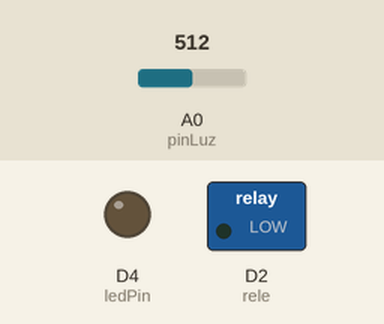
This sketch was run on a simulated ESP8266 (NodeMCU). Parts: switched loads named in the sketch (green lamp = pin HIGH), output pins drawn as LEDs (lit = HIGH). Dashed ring = blinking. Inputs (shaded band) come from the test bench; at power-on: A0 (pinLuz) = 512. WiFi joins after 1.5 s; servers stay silent unless stated; what the sketch prints to the serial monitor is not drawn.

Above: at 2.7 s.
2.8 s: A0 (pinLuz) set to 22
5.8 s: A0 (pinLuz) set to 18
At 6.7 s:
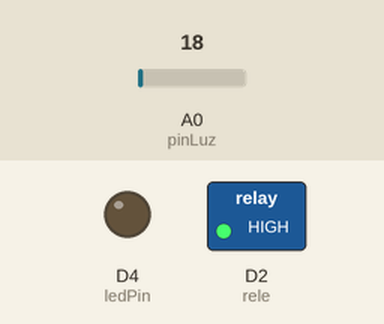
8.8 s: A0 (pinLuz) set to 1023
At 9.8 s:
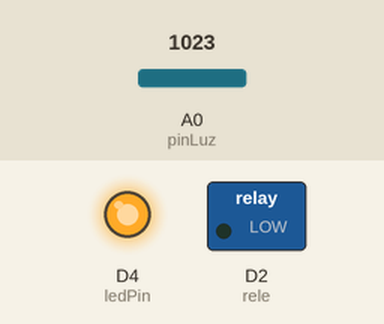
10.9 s: A0 (pinLuz) set to 10
At 12.2 s:
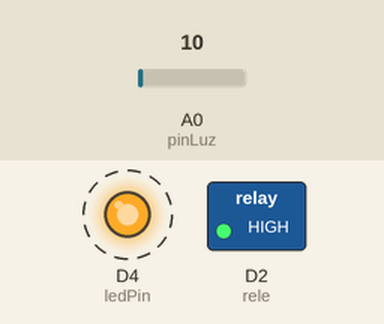
Timing chart, 0 to 14.9 s (numbered marks = the images above; inputs shaded):
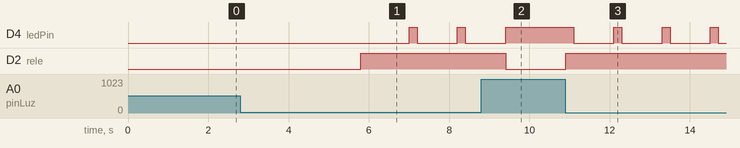

The sketch:

nodoCUATROiluminacion.ino
```cpp
/*  Connects to the home WiFi network
 *  Asks some network parameters
 *  Sends and receives message from the server in every 2 seconds
 *  Communicates: wifi_server_01.ino
 */
#include <SPI.h>
#include <ESP8266WiFi.h>

byte ledPin = 2;
char ssid[] = "susmation";           // SSID of your home WiFi          "e84d76"
char pass[] = "susmation";            // password of your home WiFi  "272627885"
//const char* host = "droleunla.000webhostapp.com";  //Dirección IPv4 */

const int rele = D2;
unsigned long askTimer = 0;

IPAddress server(192,168,4,15);       // the fix IP address of the server     server(192,168,0,80)
WiFiClient client;

//Sensor de LUZ
#define pinLuz   A0

void setup() {
  Serial.begin(115200);               // only for debug
  WiFi.mode(WIFI_STA);
  WiFi.begin(ssid, pass);             // connects to the WiFi router
  while (WiFi.status() != WL_CONNECTED) {
    Serial.print(".");
    delay(500);
  }
/*  Serial.println("Connected to wifi");
  Serial.print("Status: "); Serial.println(WiFi.status());    // Network parameters
  Serial.print("IP: ");     Serial.println(WiFi.localIP());
  Serial.print("Subnet: "); Serial.println(WiFi.subnetMask());
  Serial.print("Gateway: "); Serial.println(WiFi.gatewayIP());
  Serial.print("SSID: "); Serial.println(WiFi.SSID());
  Serial.print("Signal: "); Serial.println(WiFi.RSSI());*/
  pinMode(ledPin, OUTPUT);

  //Sensor de LUZ
  pinMode(pinLuz, INPUT);

  //Rele
  pinMode(rele,OUTPUT);
}

void loop () {

  //Sensor de LUZ
  float lectura = analogRead(pinLuz);
  String clectura = String(lectura);
  Serial.print("Valor de sensor :");
  Serial.println(clectura);
  if(clectura.toInt() < 20){
      digitalWrite(rele, HIGH);
      client.connect(server, 80);   // Connection to the server
      /*digitalWrite(ledPin, LOW);    // to show the communication only (inverted logic)
      Serial.println(".");
      client.println("Hello server! Are you sleeping?\r");  // sends the message to the server
      String answer = client.readStringUntil('\r');   // receives the answer from the sever
      Serial.println("from server: " + answer);
      client.flush();
      digitalWrite(ledPin, HIGH);*/

      //Envío de datos
      digitalWrite(ledPin, LOW);
      Serial.println("********************************");
      Serial.print("Byte sent to the AP: ");
      int nodo = 4;
      Serial.println(client.println(nodo));
      String answer = client.readStringUntil('\r');
      Serial.println("From the AP: " + answer);
      client.flush();
      digitalWrite(ledPin, HIGH);

      /*
      //const client = client.available();
      WiFiClient client;
      const int httpPort = 80;
      if (!client.connect(host, httpPort)) {
         Serial.println("connection failed");
         return;
      }
      // We now create a URL for the request
      int gradoLuz = String(answer).toInt();
      String url = "/drole/guardar2.php";
      String dato1 = "?gradoLuz=";
      String dato2 = "&nodo=";
      String nodo="001";
      Serial.print("Requesting URL: ");
      Serial.println(url);
      //Insertar registro en BD
      client.print(String("GET ") + url + dato1 + gradoLuz + dato2 + nodo + " HTTP/1.1\r\n" + "Host: " + host + "\r\n" + "Connection: close\r\n\r\n");
      unsigned long timeout = millis();
      while (client.available() == 0) { //Devuelve la cantidad de datos que se han escrito por el cliente para el servidor al que está conectado
           if (millis() - timeout > 5000) {
              Serial.println(">>> Client Timeout !");
              client.stop();
              return;
           }
      }
      // Read all the lines of the reply from server and print them to Serial
      while (client.available()) {
         String line = client.readStringUntil('\r'); //El carácter de retorno de carro
         Serial.print(line);
      }
      Serial.println();
      Serial.println("closing connection");
      delay(2000);                  // client will trigger the communication after two seconds
      */
      client.stop();
  }
  digitalWrite(rele, LOW);
}
```

Measured:
- the behaviour switches between 20 and 19 on A0 (pinLuz) (found by bisection; images 0 and 1)
- after the input at 5.8 s, D4 (ledPin): alternates HIGH for 0.20 s and LOW for 1.0 s, starting after 1.2 s; D2 (rele): LOW → HIGH at once
- after the input at 8.8 s, D4 (ledPin): goes on until 9.4 s, then stays HIGH; D2 (rele): HIGH → LOW after 0.61 s
- after the input at 10.9 s, D4 (ledPin): alternates HIGH for 0.20 s and LOW for 1.0 s, starting after 0.20 s; D2 (rele): LOW → HIGH at once
